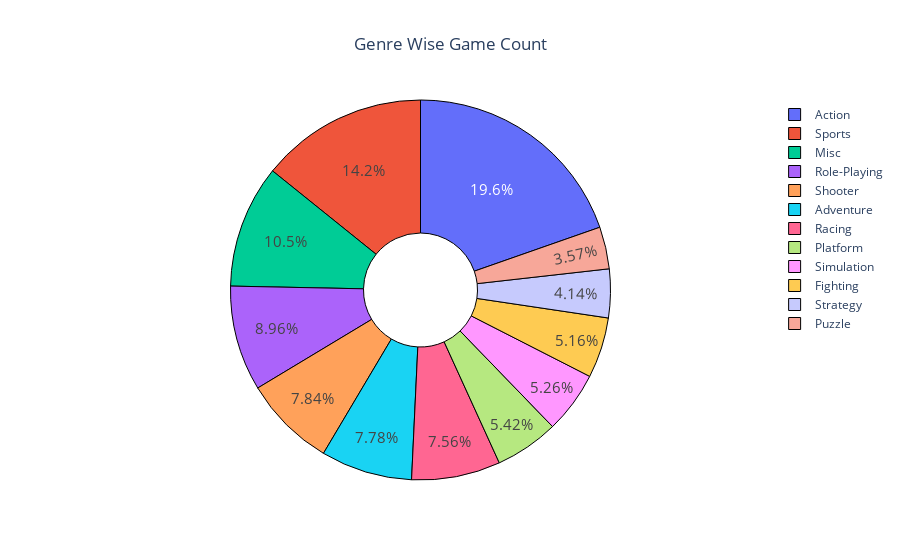

The code cell stored with this chart in its notebook:
### Code cell
fig = go.Figure([go.Pie(labels=genre_wise_game['Genre'], 
                        values=genre_wise_game['Name'],
                        hole=0.3)])  

fig.update_traces(hoverinfo='label+percent+value', 
                  textinfo='percent', 
                  textfont_size=15,
                  marker=dict(line=dict(color='#000000', width=1)))
fig.update_layout(title="Genre Wise Game Count",title_x=0.5)
fig.show()

### Figure 1 — Plotly figure (JSON) as saved in the notebook; plotly's stock layout.template omitted (floating-point values rounded to 4 significant figures)
{"data": [{"hole": 0.3, "hoverinfo": "label+percent+value", "labels": ["Action", "Sports", "Misc", "Role-Playing", "Shooter", "Adventure", "Racing", "Platform", "Simulation", "Fighting", "Strategy", "Puzzle"], "marker": {"line": {"color": "#000000", "width": 1}}, "textfont": {"size": 15}, "textinfo": "percent", "type": "pie", "values": [3132, 2266, 1668, 1428, 1250, 1241, 1205, 865, 838, 822, 660, 570]}], "layout": {"title": {"text": "Genre Wise Game Count", "x": 0.5}}}
